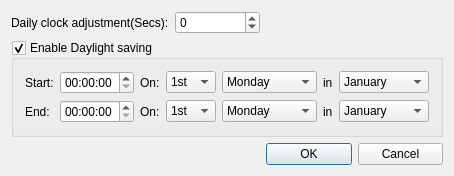
<?xml version="1.0" encoding="UTF-8"?>
<ui version="4.0">
 <class>FLDayLightDlg</class>
 <widget class="QDialog" name="FLDayLightDlg">
  <property name="geometry">
   <rect>
    <x>0</x>
    <y>0</y>
    <width>429</width>
    <height>165</height>
   </rect>
  </property>
  <property name="windowTitle">
   <string>Day light saving setting</string>
  </property>
  <layout class="QGridLayout" name="gridLayout_2">
   <item row="0" column="0">
    <widget class="QLabel" name="label">
     <property name="text">
      <string>Daily clock adjustment(Secs):</string>
     </property>
    </widget>
   </item>
   <item row="0" column="1">
    <widget class="QSpinBox" name="spinBox">
     <property name="minimum">
      <number>-15</number>
     </property>
     <property name="maximum">
      <number>15</number>
     </property>
    </widget>
   </item>
   <item row="0" column="2" colspan="2">
    <spacer name="horizontalSpacer">
     <property name="orientation">
      <enum>Qt::Horizontal</enum>
     </property>
     <property name="sizeHint" stdset="0">
      <size>
       <width>40</width>
       <height>20</height>
      </size>
     </property>
    </spacer>
   </item>
   <item row="1" column="0" colspan="4">
    <widget class="QGroupBox" name="groupBox">
     <property name="title">
      <string>Enable Daylight saving</string>
     </property>
     <property name="checkable">
      <bool>true</bool>
     </property>
     <layout class="QGridLayout" name="gridLayout">
      <item row="0" column="0">
       <widget class="QLabel" name="label_2">
        <property name="text">
         <string>Start:</string>
        </property>
       </widget>
      </item>
      <item row="0" column="1">
       <widget class="QTimeEdit" name="timeEdit"/>
      </item>
      <item row="0" column="2">
       <widget class="QLabel" name="label_4">
        <property name="text">
         <string>On:</string>
        </property>
       </widget>
      </item>
      <item row="0" column="3">
       <widget class="QComboBox" name="comboBox">
        <item>
         <property name="text">
          <string>1st</string>
         </property>
        </item>
        <item>
         <property name="text">
          <string>2nd</string>
         </property>
        </item>
        <item>
         <property name="text">
          <string>3rd</string>
         </property>
        </item>
        <item>
         <property name="text">
          <string>4th</string>
         </property>
        </item>
        <item>
         <property name="text">
          <string>5th</string>
         </property>
        </item>
       </widget>
      </item>
      <item row="0" column="4">
       <widget class="QComboBox" name="comboBox_3">
        <item>
         <property name="text">
          <string>Monday</string>
         </property>
        </item>
        <item>
         <property name="text">
          <string>Tuesday</string>
         </property>
        </item>
        <item>
         <property name="text">
          <string>Wednesday</string>
         </property>
        </item>
        <item>
         <property name="text">
          <string>Thursday</string>
         </property>
        </item>
        <item>
         <property name="text">
          <string>Friday</string>
         </property>
        </item>
        <item>
         <property name="text">
          <string>Saturday</string>
         </property>
        </item>
        <item>
         <property name="text">
          <string>Sunday</string>
         </property>
        </item>
       </widget>
      </item>
      <item row="0" column="5">
       <widget class="QLabel" name="label_8">
        <property name="text">
         <string>in</string>
        </property>
       </widget>
      </item>
      <item row="0" column="6">
       <widget class="QComboBox" name="comboBox_5">
        <item>
         <property name="text">
          <string>January</string>
         </property>
        </item>
        <item>
         <property name="text">
          <string>February</string>
         </property>
        </item>
        <item>
         <property name="text">
          <string>March</string>
         </property>
        </item>
        <item>
         <property name="text">
          <string>April</string>
         </property>
        </item>
        <item>
         <property name="text">
          <string>May</string>
         </property>
        </item>
        <item>
         <property name="text">
          <string>June</string>
         </property>
        </item>
        <item>
         <property name="text">
          <string>July</string>
         </property>
        </item>
        <item>
         <property name="text">
          <string>August</string>
         </property>
        </item>
        <item>
         <property name="text">
          <string>September</string>
         </property>
        </item>
        <item>
         <property name="text">
          <string>October</string>
         </property>
        </item>
        <item>
         <property name="text">
          <string>November</string>
         </property>
        </item>
        <item>
         <property name="text">
          <string>December</string>
         </property>
        </item>
       </widget>
      </item>
      <item row="1" column="0">
       <widget class="QLabel" name="label_3">
        <property name="text">
         <string>End:</string>
        </property>
       </widget>
      </item>
      <item row="1" column="1">
       <widget class="QTimeEdit" name="timeEdit_2"/>
      </item>
      <item row="1" column="2">
       <widget class="QLabel" name="label_5">
        <property name="text">
         <string>On:</string>
        </property>
       </widget>
      </item>
      <item row="1" column="5">
       <widget class="QLabel" name="label_9">
        <property name="text">
         <string>in</string>
        </property>
       </widget>
      </item>
      <item row="1" column="3">
       <widget class="QComboBox" name="comboBox_2">
        <item>
         <property name="text">
          <string>1st</string>
         </property>
        </item>
        <item>
         <property name="text">
          <string>2nd</string>
         </property>
        </item>
        <item>
         <property name="text">
          <string>3rd</string>
         </property>
        </item>
        <item>
         <property name="text">
          <string>4th</string>
         </property>
        </item>
        <item>
         <property name="text">
          <string>5th</string>
         </property>
        </item>
       </widget>
      </item>
      <item row="1" column="4">
       <widget class="QComboBox" name="comboBox_4">
        <item>
         <property name="text">
          <string>Monday</string>
         </property>
        </item>
        <item>
         <property name="text">
          <string>Tuesday</string>
         </property>
        </item>
        <item>
         <property name="text">
          <string>Wednesday</string>
         </property>
        </item>
        <item>
         <property name="text">
          <string>Thursday</string>
         </property>
        </item>
        <item>
         <property name="text">
          <string>Friday</string>
         </property>
        </item>
        <item>
         <property name="text">
          <string>Saturday</string>
         </property>
        </item>
        <item>
         <property name="text">
          <string>Sunday</string>
         </property>
        </item>
       </widget>
      </item>
      <item row="1" column="6">
       <widget class="QComboBox" name="comboBox_6">
        <item>
         <property name="text">
          <string>January</string>
         </property>
        </item>
        <item>
         <property name="text">
          <string>February</string>
         </property>
        </item>
        <item>
         <property name="text">
          <string>March</string>
         </property>
        </item>
        <item>
         <property name="text">
          <string>April</string>
         </property>
        </item>
        <item>
         <property name="text">
          <string>May</string>
         </property>
        </item>
        <item>
         <property name="text">
          <string>June</string>
         </property>
        </item>
        <item>
         <property name="text">
          <string>July</string>
         </property>
        </item>
        <item>
         <property name="text">
          <string>August</string>
         </property>
        </item>
        <item>
         <property name="text">
          <string>September</string>
         </property>
        </item>
        <item>
         <property name="text">
          <string>October</string>
         </property>
        </item>
        <item>
         <property name="text">
          <string>November</string>
         </property>
        </item>
        <item>
         <property name="text">
          <string>December</string>
         </property>
        </item>
       </widget>
      </item>
     </layout>
    </widget>
   </item>
   <item row="2" column="2" colspan="2">
    <spacer name="verticalSpacer">
     <property name="orientation">
      <enum>Qt::Vertical</enum>
     </property>
     <property name="sizeHint" stdset="0">
      <size>
       <width>20</width>
       <height>40</height>
      </size>
     </property>
    </spacer>
   </item>
   <item row="3" column="2">
    <widget class="QPushButton" name="pushButton_2">
     <property name="text">
      <string>OK</string>
     </property>
    </widget>
   </item>
   <item row="3" column="3">
    <widget class="QPushButton" name="pushButton">
     <property name="text">
      <string>Cancel</string>
     </property>
    </widget>
   </item>
  </layout>
 </widget>
 <layoutdefault spacing="6" margin="11"/>
 <resources/>
 <connections/>
</ui>
